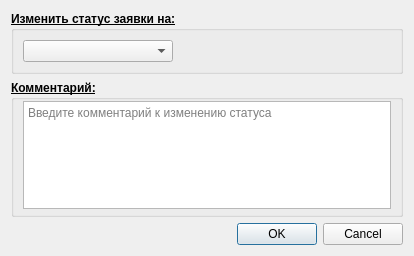
<?xml version="1.0" encoding="UTF-8"?>
<ui version="4.0">
 <class>uiChangeStatus</class>
 <widget class="QDialog" name="uiChangeStatus">
  <property name="geometry">
   <rect>
    <x>0</x>
    <y>0</y>
    <width>414</width>
    <height>256</height>
   </rect>
  </property>
  <property name="windowTitle">
   <string>Dialog</string>
  </property>
  <layout class="QVBoxLayout" name="verticalLayout">
   <item>
    <widget class="QGroupBox" name="gbox_Status">
     <property name="sizePolicy">
      <sizepolicy hsizetype="Preferred" vsizetype="Fixed">
       <horstretch>0</horstretch>
       <verstretch>0</verstretch>
      </sizepolicy>
     </property>
     <property name="minimumSize">
      <size>
       <width>0</width>
       <height>0</height>
      </size>
     </property>
     <property name="font">
      <font>
       <pointsize>9</pointsize>
       <weight>75</weight>
       <bold>true</bold>
       <underline>true</underline>
      </font>
     </property>
     <property name="title">
      <string>Изменить статус заявки на:</string>
     </property>
     <property name="flat">
      <bool>false</bool>
     </property>
     <property name="checkable">
      <bool>false</bool>
     </property>
     <layout class="QHBoxLayout" name="horizontalLayout_2">
      <item>
       <widget class="QComboBox" name="cb_Status">
        <property name="minimumSize">
         <size>
          <width>150</width>
          <height>0</height>
         </size>
        </property>
        <property name="font">
         <font>
          <pointsize>9</pointsize>
          <weight>50</weight>
          <bold>false</bold>
          <underline>false</underline>
         </font>
        </property>
       </widget>
      </item>
      <item>
       <spacer name="spacer_Status">
        <property name="orientation">
         <enum>Qt::Horizontal</enum>
        </property>
        <property name="sizeHint" stdset="0">
         <size>
          <width>213</width>
          <height>20</height>
         </size>
        </property>
       </spacer>
      </item>
     </layout>
    </widget>
   </item>
   <item>
    <widget class="QGroupBox" name="gbox_Comment">
     <property name="font">
      <font>
       <pointsize>9</pointsize>
       <weight>75</weight>
       <bold>true</bold>
       <underline>true</underline>
      </font>
     </property>
     <property name="title">
      <string>Комментарий:</string>
     </property>
     <layout class="QVBoxLayout" name="verticalLayout_6">
      <property name="topMargin">
       <number>1</number>
      </property>
      <property name="bottomMargin">
       <number>5</number>
      </property>
      <item>
       <widget class="QTextEdit" name="txt_Comment">
        <property name="font">
         <font>
          <pointsize>9</pointsize>
          <weight>50</weight>
          <bold>false</bold>
          <underline>false</underline>
         </font>
        </property>
        <property name="placeholderText">
         <string>Введите комментарий к изменению статуса</string>
        </property>
       </widget>
      </item>
     </layout>
    </widget>
   </item>
   <item>
    <widget class="QDialogButtonBox" name="bb_DIalog">
     <property name="orientation">
      <enum>Qt::Horizontal</enum>
     </property>
     <property name="standardButtons">
      <set>QDialogButtonBox::Cancel|QDialogButtonBox::Ok</set>
     </property>
    </widget>
   </item>
  </layout>
 </widget>
 <resources/>
 <connections>
  <connection>
   <sender>bb_DIalog</sender>
   <signal>accepted()</signal>
   <receiver>uiChangeStatus</receiver>
   <slot>accept()</slot>
   <hints>
    <hint type="sourcelabel">
     <x>248</x>
     <y>254</y>
    </hint>
    <hint type="destinationlabel">
     <x>157</x>
     <y>274</y>
    </hint>
   </hints>
  </connection>
  <connection>
   <sender>bb_DIalog</sender>
   <signal>rejected()</signal>
   <receiver>uiChangeStatus</receiver>
   <slot>reject()</slot>
   <hints>
    <hint type="sourcelabel">
     <x>316</x>
     <y>260</y>
    </hint>
    <hint type="destinationlabel">
     <x>286</x>
     <y>274</y>
    </hint>
   </hints>
  </connection>
 </connections>
</ui>
